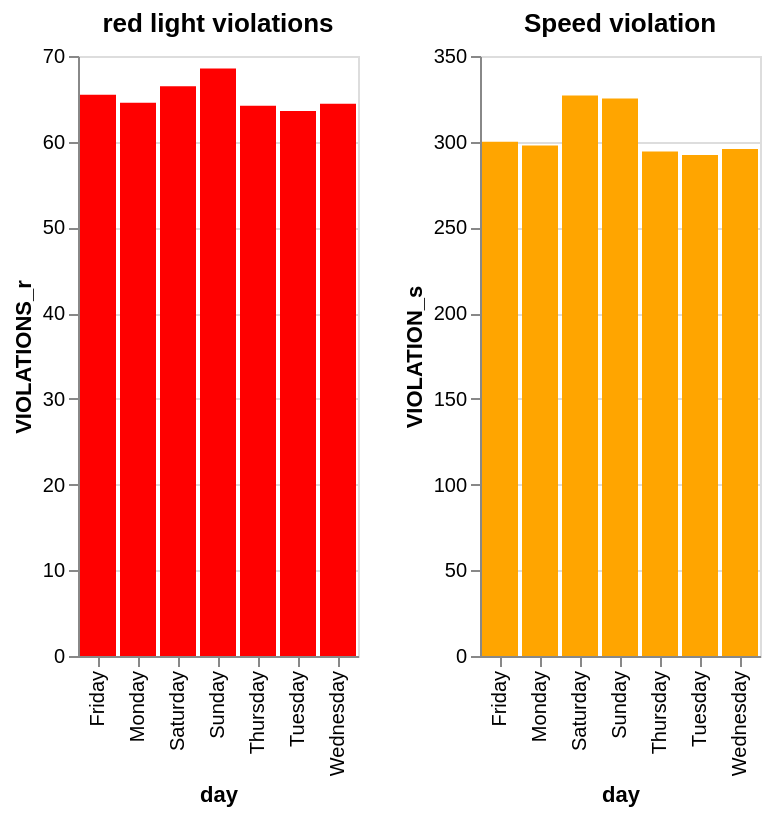

The specification (Vega-Lite) saved for this image:
### Vega-Lite specification from a JSON file in a GitHub repository (floating-point values rounded to 4 significant figures)
{"config": {"view": {"continuousWidth": 400, "continuousHeight": 300}}, "hconcat": [{"mark": "bar", "encoding": {"color": {"value": "red"}, "x": {"field": "day", "type": "ordinal"}, "y": {"field": "VIOLATIONS_r", "type": "quantitative"}}, "title": "red light violations"}, {"mark": "bar", "encoding": {"color": {"value": "orange"}, "x": {"field": "day", "type": "ordinal"}, "y": {"field": "VIOLATION_s", "type": "quantitative"}}, "title": "Speed violation"}], "data": {"values": [{"day": "Friday", "VIOLATIONS_r": 65.49, "VIOLATION_s": 299.9}, {"day": "Monday", "VIOLATIONS_r": 64.54, "VIOLATION_s": 297.8}, {"day": "Saturday", "VIOLATIONS_r": 66.48, "VIOLATION_s": 326.9}, {"day": "Sunday", "VIOLATIONS_r": 68.53, "VIOLATION_s": 325.2}, {"day": "Thursday", "VIOLATIONS_r": 64.19, "VIOLATION_s": 294.2}, {"day": "Tuesday", "VIOLATIONS_r": 63.59, "VIOLATION_s": 292.3}, {"day": "Wednesday", "VIOLATIONS_r": 64.44, "VIOLATION_s": 295.8}]}, "$schema": "https://vega.github.io/schema/vega-lite/v5.json"}
